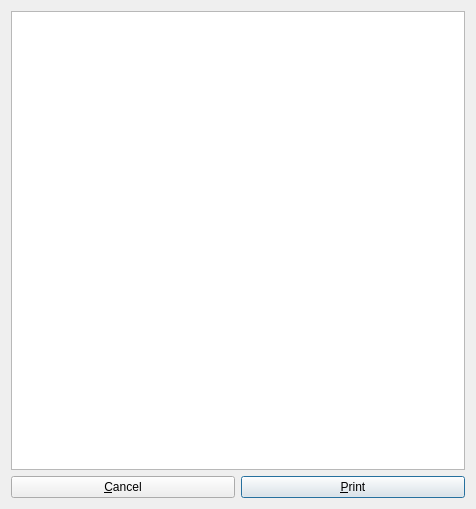
<?xml version="1.0" encoding="UTF-8"?>
<ui version="4.0">
 <class>PreeditDialog</class>
 <widget class="QDialog" name="PreeditDialog">
  <property name="geometry">
   <rect>
    <x>0</x>
    <y>0</y>
    <width>476</width>
    <height>509</height>
   </rect>
  </property>
  <property name="windowTitle">
   <string>Preedit</string>
  </property>
  <layout class="QVBoxLayout" name="verticalLayout">
   <item>
    <widget class="QTextEdit" name="textEdit"/>
   </item>
   <item>
    <layout class="QHBoxLayout" name="horizontalLayout">
     <item>
      <widget class="QPushButton" name="cancelPushButton">
       <property name="text">
        <string>&amp;Cancel</string>
       </property>
       <property name="autoDefault">
        <bool>true</bool>
       </property>
      </widget>
     </item>
     <item>
      <widget class="QPushButton" name="printPushButton">
       <property name="text">
        <string>&amp;Print</string>
       </property>
       <property name="default">
        <bool>true</bool>
       </property>
      </widget>
     </item>
    </layout>
   </item>
  </layout>
 </widget>
 <resources/>
 <connections/>
</ui>
